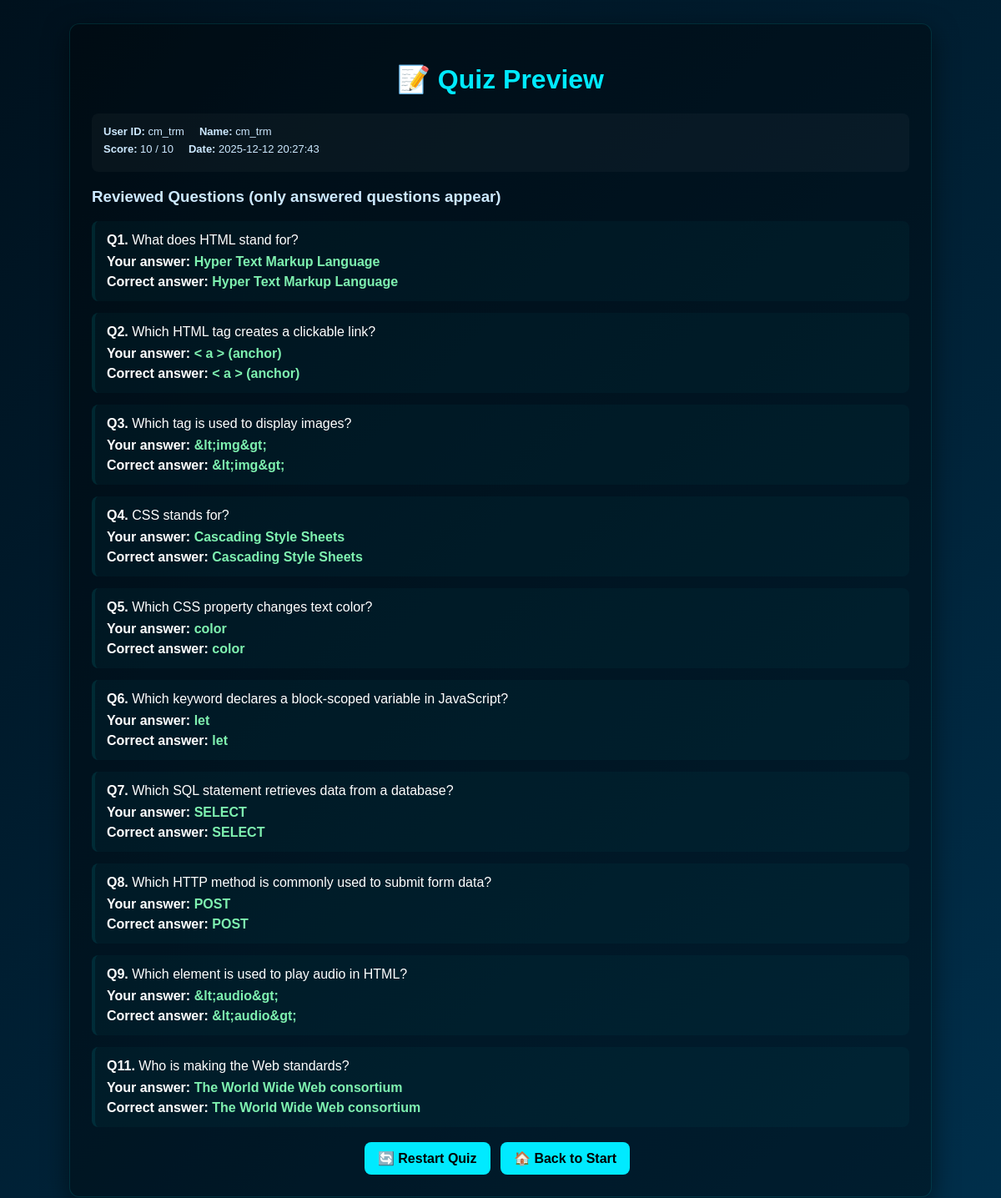
The app's page /preview.php?id=24 (signed in) with its own data.
### tables this page shows
CREATE TABLE `results` (
  `id` int(11) NOT NULL,
  `user_id` varchar(50) NOT NULL,
  `score` int(11) NOT NULL,
  `total` int(11) NOT NULL,
  `date_taken` datetime DEFAULT current_timestamp(),
  `answers` longtext NOT NULL
);

CREATE TABLE `questions` (
  `id` int(11) NOT NULL,
  `question` text NOT NULL,
  `option1` varchar(255) DEFAULT NULL,
  `option2` varchar(255) DEFAULT NULL,
  `option3` varchar(255) DEFAULT NULL,
  `option4` varchar(255) DEFAULT NULL,
  `answer` int(11) NOT NULL,
  `is_active` tinyint(1) DEFAULT 1
);

### preview.php (the view, shortened to what this page needs)
<?php
include __DIR__ . "/db.php";
$result_id = intval($_GET['id']);
$stmt = $conn->prepare("SELECT * FROM results WHERE id = ? LIMIT 1");
$stmt->bind_param("i", $result_id);
$stmt->execute();
$res = $stmt->get_result();
$result_data = $res->fetch_assoc();
$user_id    = $result_data['user_id'] ?? ($result_data['userid'] ?? 'unknown');
$username   = $result_data['username'] ?? ($result_data['name'] ?? ($result_data['user_id'] ?? ''));
$score      = isset($result_data['score']) ? intval($result_data['score']) : 0;
$total      = isset($result_data['total']) ? intval($result_data['total']) : 0;
$date_taken = $result_data['date_taken'] ?? $result_data['date_time'] ?? $result_data['created_at'] ?? $result_data['created'] ?? date('Y-m-d H:i:s');
$saved_answers = [];
if (!empty($result_data['answers'])) {
    $tmp = json_decode($result_data['answers'], true);
    if (is_array($tmp)) $saved_answers = $tmp;
}
$saved_answers_normalized = [];
foreach ($saved_answers as $k => $v) {
    $qid = intval($k);
    if ($qid > 0) $saved_answers_normalized[$qid] = $v;
}
    ?>
    <?php
$questions = [];
$qstmt = $conn->prepare("SELECT * FROM questions WHERE id = ? LIMIT 1");
foreach ($saved_answers_normalized as $qid => $uans) {
    $qstmt->bind_param("i", $qid);
    $qstmt->execute();
    $qres = $qstmt->get_result();
    if ($qres && $qres->num_rows > 0) {
        $questions[$qid] = $qres->fetch_assoc();
    }
}
    ?>
<!DOCTYPE html>
<html>
<head>
</head>
<body>
<div class="main-box">
    <h1 style="color:#00eaff; text-align:center">📝 Quiz Preview</h1>
    <div class="summary">
        <div class="meta"><strong>User ID:</strong> <?php echo htmlspecialchars($user_id); ?> &nbsp; &nbsp; <strong>Name:</strong> <?php echo htmlspecialchars($username); ?></div>
        <div class="meta"><strong>Score:</strong> <?php echo $score . " / " . $total; ?> &nbsp; &nbsp; <strong>Date:</strong> <?php echo htmlspecialchars($date_taken); ?></div>
    </div>
    <h3 style="color:#cde9ff">Reviewed Questions (only answered questions appear)</h3>
    <?php
    foreach ($saved_answers_normalized as $qid => $user_answer_raw) {
        $q = $questions[$qid];
        $user_idx = (is_numeric($user_answer_raw) && intval($user_answer_raw) >= 1 && intval($user_answer_raw) <= 4)
                    ? intval($user_answer_raw) : null;
        $correct_idx = (isset($q['answer']) && is_numeric($q['answer']) && intval($q['answer']) >=1 && intval($q['answer']) <=4)
                       ? intval($q['answer']) : null;
        $opts = [
            1 => $q['option1'] ?? '',
            2 => $q['option2'] ?? '',
            3 => $q['option3'] ?? '',
            4 => $q['option4'] ?? '',
        ];
        ?>
        <div class="qcard">
            <div><strong>Q<?php echo $qid; ?>.</strong> <?php echo htmlspecialchars($q['question']); ?></div>
            <div style="margin-top:8px">
                <strong>Your answer:</strong>
                <?php if ($user_idx === null): ?>
                    <span class="wrong">Not Answered</span>
                <?php else: ?>
                    <span class="<?php echo ($correct_idx !== null && $user_idx == $correct_idx) ? 'correct' : 'wrong'; ?>">
                        <?php echo htmlspecialchars($opts[$user_idx] ?? $user_idx); ?>
                    </span>
                <?php endif; ?>
            </div>
            <div style="margin-top:6px">
                <strong>Correct answer:</strong>
                <?php if ($correct_idx === null): ?>
                    <span class="wrong">Not Set</span>
                <?php else: ?>
                    <span class="correct"><?php echo htmlspecialchars($opts[$correct_idx]); ?></span>
                <?php endif; ?>
            </div>
        </div>
        <?php
    }
    ?>
    <div style="text-align:center; margin-top:18px">
        <a class="btn" href="quiz.php?start=1">🔄 Restart Quiz</a>
        <a class="btn" href="start.php">🏠 Back to Start</a>
    </div>
</div>
</body>
</html>

### preview.php (style rules this page uses)
body { background: linear-gradient(135deg, #00111d, #002f4b); color: #fff; font-family: Poppins, sans-serif; padding: 20px; }
.main-box { width: 90%; max-width: 980px; margin: auto; padding: 26px; background: rgba(0,0,0,0.35); border-radius: 12px; border: 1px solid rgba(0,255,255,0.12); box-shadow: 0 10px 30px rgba(0,0,0,0.5); }
.summary { background: rgba(255,255,255,0.03); padding:14px; border-radius:8px; margin-bottom:16px; }
.qcard { background: rgba(0,255,255,0.03); padding:14px; margin:14px 0; border-radius:8px; border-left:4px solid rgba(0,255,255,0.08); }
.correct { color:#7ef1b0; font-weight:700; }
.meta { color:#cde9ff; font-size:13px; margin-bottom:6px; }
.btn { display:inline-block; padding:10px 16px; background:#00eaff; color:#000; border-radius:8px; text-decoration:none; font-weight:700; margin-right:8px; }

### records on screen
results: user "cm_trm", score "10", total "10"
questions: qid "1", question "What does HTML stand for?", option4 "Hyper Text Markup Language"
questions: qid "2", question "Which HTML tag creates a clickable link?", option1 "< a > (anchor)"
questions: qid "3", question "Which tag is used to display images?", option1 "&lt;img&gt;"
questions: qid "4", question "CSS stands for?", option1 "Cascading Style Sheets"
questions: qid "5", question "Which CSS property changes text color?", option3 "color"
questions: qid "6", question "Which keyword declares a block-scoped variable in JavaScript?", option2 "let"
questions: qid "7", question "Which SQL statement retrieves data from a database?", option3 "SELECT"
questions: qid "8", question "Which HTTP method is commonly used to submit form data?", option4 "POST"
questions: qid "9", question "Which element is used to play audio in HTML?", option1 "&lt;audio&gt;"
questions: qid "11", question "Who is making the Web standards?", option2 "The World Wide Web consortium"
